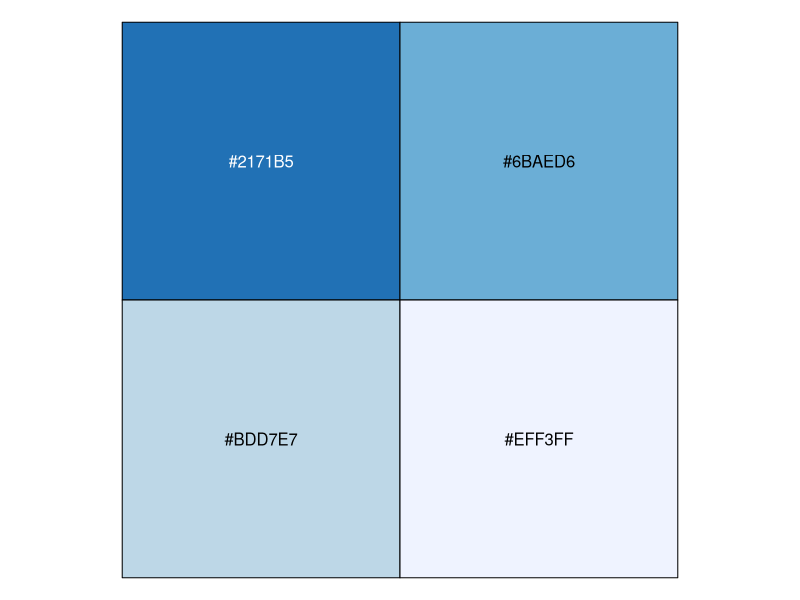
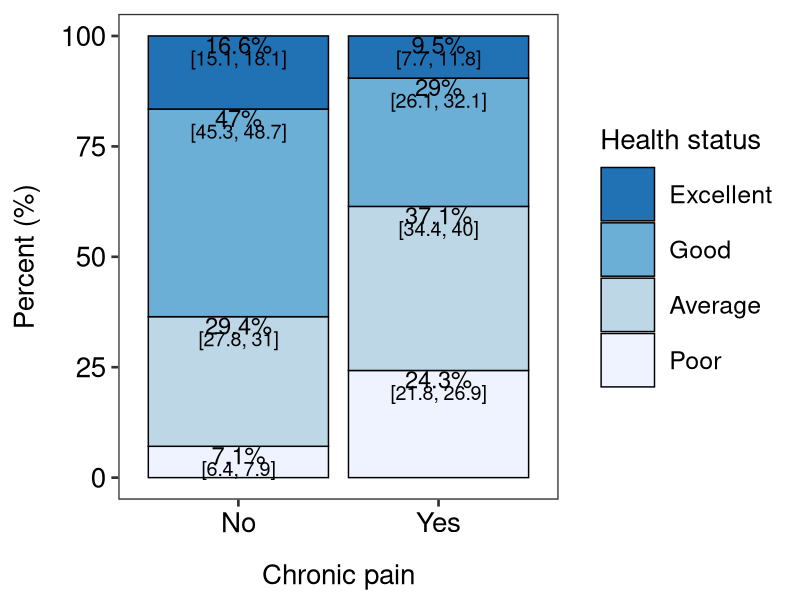

Write the R code that produced these figures, in order.
############################################################
#                                                          #
#         Chronic pain vs self-rated health status         #
#                                                          #
############################################################

# Load packages
library(tidyverse)
library(magrittr)
library(RColorBrewer)

# Palettes
pal_za <- rev(brewer.pal(n = 4, name = 'Blues'))
scales::show_col(pal_za)

# Load data
data <- read_csv('data/pain-health-status.csv')

# Glimpse
glimpse(data)

# Process data
data %<>%
    mutate(health_status = factor(health_status,
                                  levels = c('excellent', 'good', 'average', 'poor'),
                                  ordered = TRUE)) %>%
    mutate(percent = round(count, 1),
           ci.low = round(ci.low, 1),
           ci.high = round(ci.high, 1)) %>%
    mutate(ci_range = str_glue('[{ci.low}, {ci.high}]')) %>%
    group_by(Pain) %>%
    mutate(y_position = cumsum(count))

# Plot - filled barplot
pp <- ggplot(data = data) +
    aes(x = Pain,
        y = count,
        fill = health_status) +
    geom_col(colour = '#000000') +
    geom_text(aes(label = str_glue('{percent}%'),
                  y = y_position - 2),
              size = 6) +
    geom_text(aes(label = ci_range,
                  y = y_position - 5),
              size = 5) +
    labs(x = 'Chronic pain',
         y = 'Percent (%)') +
    scale_x_discrete(labels = c('No', 'Yes')) +
    scale_fill_manual(name = 'Health status',
                      labels = c('Excellent', 'Good', 'Average', 'Poor'),
                      values = pal_za) +
    theme_bw(base_size = 20) +
    theme(legend.text = element_text(size = 18),
          legend.key.size = unit(40, "pt"),
          panel.grid = element_blank(),
          axis.title.y = element_text(margin = margin(r = 1,
                                                      unit = 'lines')),
          axis.title.x = element_text(margin = margin(t = 1,
                                                      unit = 'lines')),
          axis.text.y = element_text(colour = '#000000',
                                     size = 20),
          axis.text.x = element_text(colour = '#000000',
                                     size = 20))

# Save
ggsave(filename = 'figures/figure-4-health-status.png',
       plot = pp,
       height = 8.5,
       width = 9.5)

